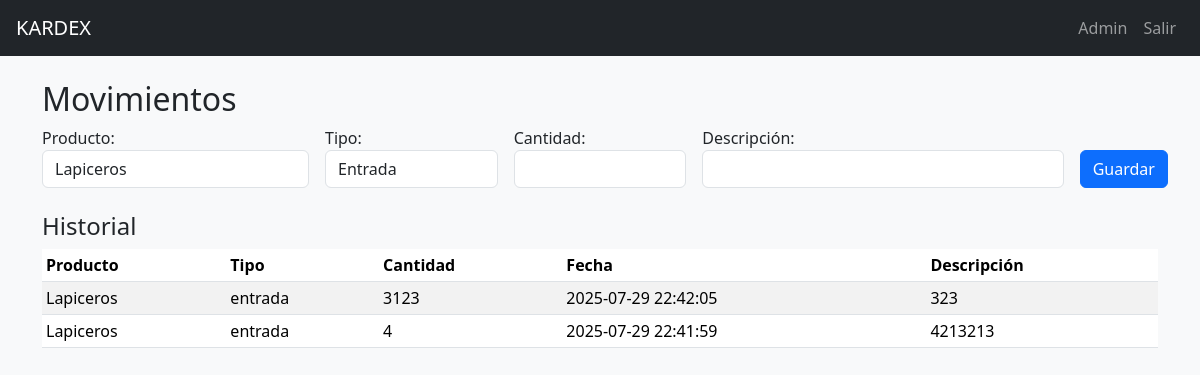
The app's page /movimientos (signed in) with its own data.
### tables this page shows
CREATE TABLE movimientos (
    id INTEGER PRIMARY KEY AUTOINCREMENT,
    producto_id INTEGER,
    tipo TEXT,
    cantidad INTEGER,
    fecha TEXT,
    descripcion TEXT,
    FOREIGN KEY (producto_id) REFERENCES productos(id)
);

CREATE TABLE productos (
    id INTEGER PRIMARY KEY AUTOINCREMENT,
    nombre TEXT, codigo TEXT, unidad TEXT, stock_actual INTEGER DEFAULT 0
);

### app.py (the view, shortened to what this page needs)
@app.route('/movimientos', methods=['GET', 'POST'])
def movimientos():
    if 'user' not in session:
        return redirect('/login')
    db = get_db()
    productos = db.execute("SELECT * FROM productos").fetchall()
    movimientos = db.execute("""
        SELECT m.*, p.nombre as producto
        FROM movimientos m JOIN productos p ON m.producto_id = p.id
        ORDER BY fecha DESC
    """).fetchall()
    return render_template('movimientos.html', productos=productos, movimientos=movimientos, user=session['user'])

### app.py (called while the page is built)
def get_db():
    conn = sqlite3.connect('kardex.db')
    conn.row_factory = sqlite3.Row
    return conn

### templates/movimientos.html (shortened to what this page needs)
{% extends "base.html" %}
{% block content %}
<h2>Movimientos</h2>
<form method="POST" class="row g-3 mb-4">
    <div class="col-md-3">
        <label>Producto:</label>
        <select name="producto_id" class="form-control">
            {% for p in productos %}
                <option value="{{ p.id }}">{{ p.nombre }}</option>
            {% endfor %}
        </select>
    </div>
    <div class="col-md-2">
        <label>Tipo:</label>
        <select name="tipo" class="form-control">
            <option value="entrada">Entrada</option>
        </select>
    </div>
    <div class="col-md-2">
        <label>Cantidad:</label>
        <input type="number" name="cantidad" class="form-control" required>
    </div>
    <div class="col-md-4">
        <label>Descripción:</label>
        <input type="text" name="descripcion" class="form-control">
    </div>
    <div class="col-md-1 align-self-end">
        <button class="btn btn-primary">Guardar</button>
    </div>
</form>
<h4>Historial</h4>
<table class="table table-sm table-striped">
    <thead>
        <tr><th>Producto</th><th>Tipo</th><th>Cantidad</th><th>Fecha</th><th>Descripción</th></tr>
    </thead>
    <tbody>
        {% for m in movimientos %}
        <tr>
            <td>{{ m.producto }}</td>
            <td>{{ m.tipo }}</td>
            <td>{{ m.cantidad }}</td>
            <td>{{ m.fecha }}</td>
            <td>{{ m.descripcion }}</td>
        </tr>
        {% endfor %}
    </tbody>
</table>
{% endblock %}

### templates/base.html (shortened to what this page needs)
<!DOCTYPE html>
<html lang="es">
<head>
    <link href="https://cdn.jsdelivr.net/npm/bootstrap@5.3.3/dist/css/bootstrap.min.css" rel="stylesheet">
    <link rel="stylesheet" href="{{ url_for('static', filename='style.css') }}">
</head>
<body>
    <nav class="navbar navbar-expand-lg navbar-dark bg-dark px-3">
        <span class="navbar-brand">KARDEX</span>
        <div class="collapse navbar-collapse">
            <ul class="navbar-nav ms-auto">
                {% if user %}
                    <li class="nav-item"><a class="nav-link">{{ user }}</a></li>
                    <li class="nav-item"><a class="nav-link" href="/logout">Salir</a></li>
                {% endif %}
            </ul>
        </div>
    </nav>
    <div class="container mt-4">
        {% block content %}{% endblock %}
    </div>
</body>
</html>

### static/style.css (style rules this page uses)
body { background-color: #f8f9fa; }

### records on screen
movimientos: producto "Lapiceros", tipo "entrada", cantidad "3123", fecha "2025-07-29 22:42:05", descripcion "323"
movimientos: producto "Lapiceros", tipo "entrada", cantidad "4", fecha "2025-07-29 22:41:59", descripcion "4213213"

### other values on screen
{{ user }} "Admin"
form field producto_id "Lapiceros"
